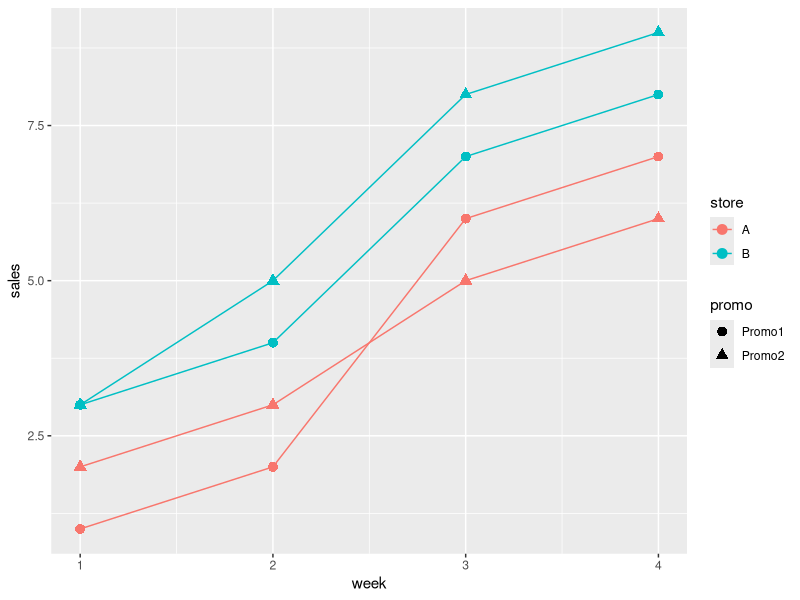

Source code (R):
# Example: Group by Two Columns in ggplot2
# create data frame
df <- data.frame(store=rep(c("A", "B"), each=8),
                 promo=rep(c("Promo1", "Promo2"), each=4, times=2),
                 week=rep(c(1:4), times=4),
                 sales=c(1, 2, 6, 7, 2, 3, 5, 6, 3, 4, 7, 8, 3, 5, 8, 9))

# view data frame
df

library("ggplot2")

# create line plot with values grouped by store and promo
ggplot(df, aes(x=week, y=sales, color=store, shape=promo,
               group=interaction(store, promo))) + 
  geom_point(size=3) + 
  geom_line()
